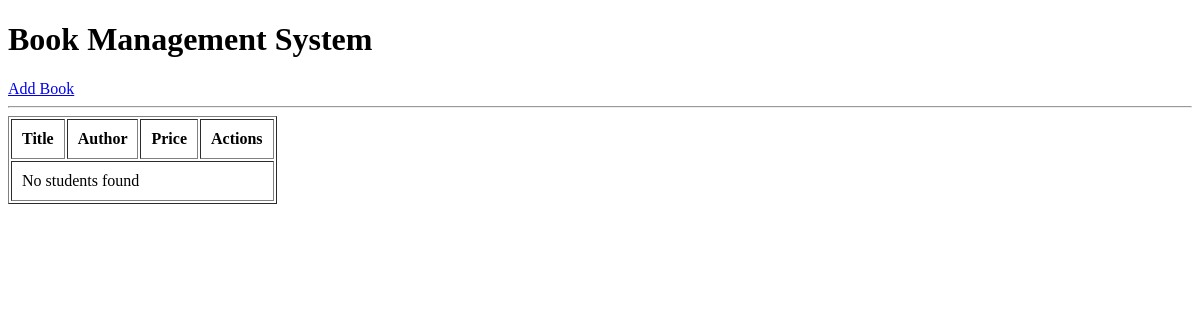
Before: / with the older database file.
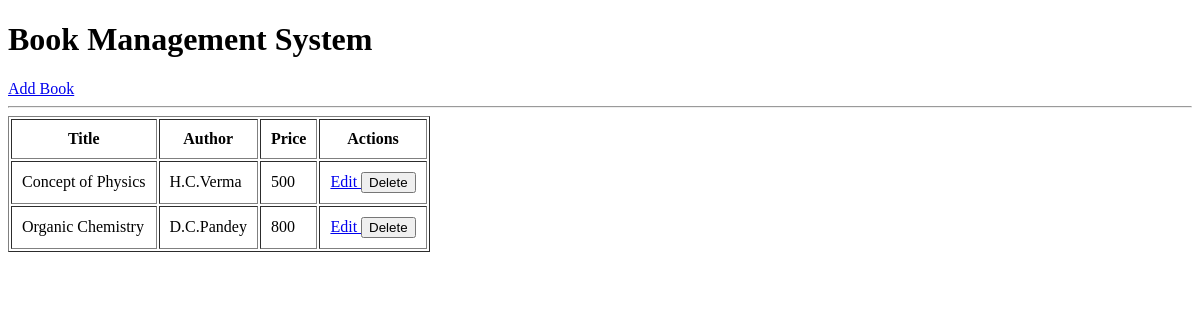
After: the same page with the newer database file.
### crudapp/models.py (models this page shows, shortened)
class Book(models.Model):
    title = models.CharField(max_length=100)
    author = models.CharField(max_length=100)
    price = models.IntegerField()

### crudapp/views.py (the view)
# urls.py: path('', views.book_list, name='book_list'),
def book_list(request):
    books = Book.objects.all()
    return render(request, 'book_list.html',
                  {'books': books})

### crudapp/templates/book_list.html (shortened to what this page needs)
<!DOCTYPE html>
<html>
<head>
</head>
<body>
    <h1>Book Management System</h1>
    <a href="{% url 'book_create' %}">
        Add Book
    </a>
    <hr>
    <table border="1" cellpadding="10">
        <tr>
            <th>Title</th>
            <th>Author</th>
            <th>Price</th>
            <th>Actions</th>
        </tr>
        {% for book in books %}
        <tr>
            <td>{{ book.title }}</td>
            <td>{{ book.author }}</td>
            <td>{{ book.price }}</td>
            <td>
                <a href="{% url 'book_update' book.id %}">
                    Edit
                </a>
                <form method="POST"
                      action="{% url 'book_delete' book.id %}"
                      style="display:inline;">
                    <button type="submit">Delete</button>
                </form>
            </td>
        </tr>
        {% empty %}
        <tr>
            <td colspan="4">No students found</td>
        </tr>
        {% endfor %}
    </table>
</body>
</html>

Changed rows visible on the page:
added Book: title "Concept of Physics", author "H.C.Verma", price "500"
added Book: title "Organic Chemistry", author "D.C.Pandey", price "800"
Other visible differences:
text no longer shown: "No students found"
